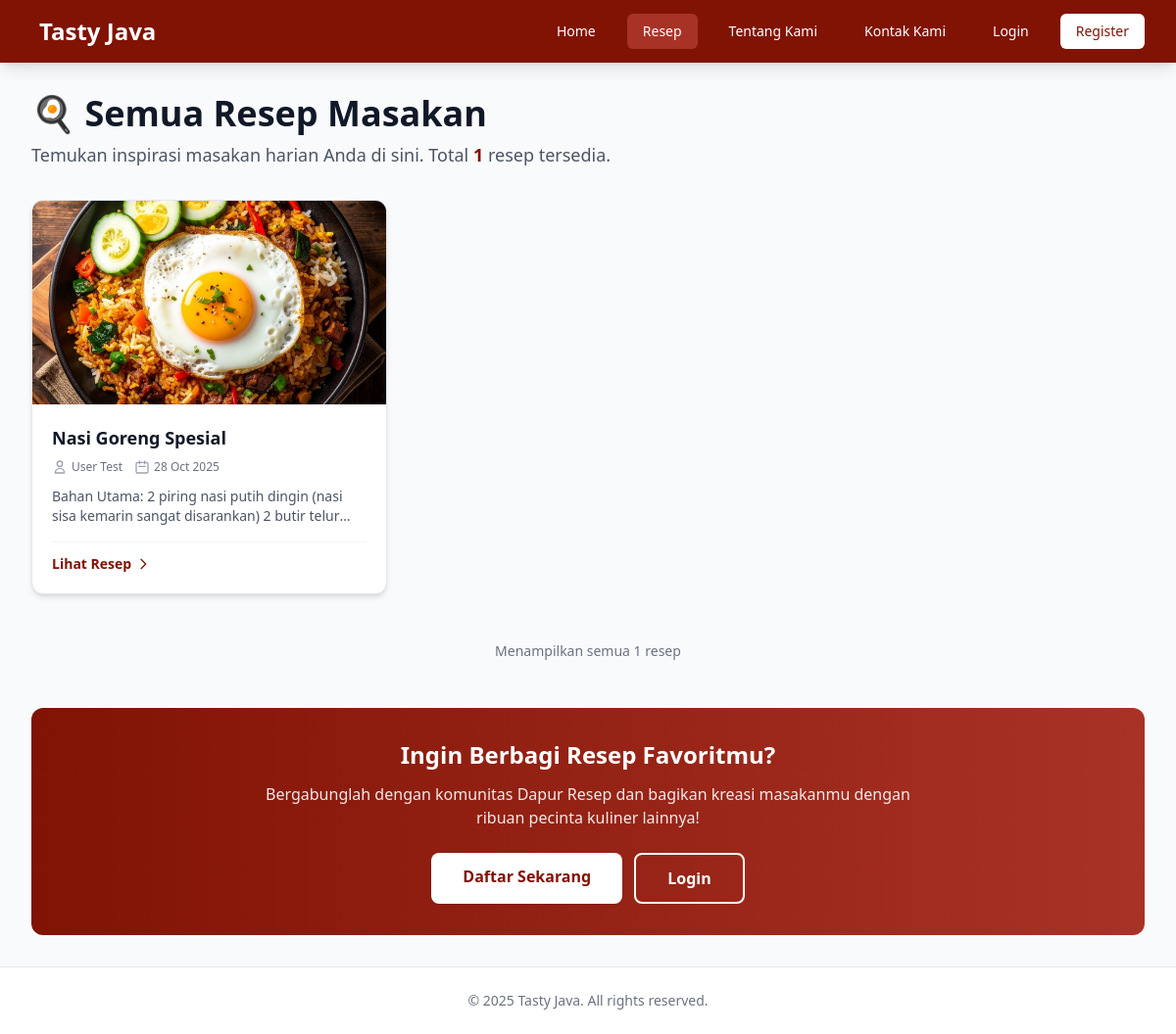
Screenshot of /public/recipes.php with the database file from the repository.
### tables this page shows
CREATE TABLE `recipes` (
  `id` INT AUTO_INCREMENT PRIMARY KEY,
  `title` VARCHAR(255) NOT NULL,
  `ingredients` TEXT NOT NULL COMMENT 'Bahan-bahan resep',
  `instructions` TEXT NOT NULL COMMENT 'Langkah-langkah pembuatan',
  `featured_image` VARCHAR(255) NULL COMMENT 'Path ke gambar masakan',
  `author_id` INT,
  `created_at` TIMESTAMP DEFAULT CURRENT_TIMESTAMP,
  FOREIGN KEY (`author_id`) REFERENCES `users`(`id`) ON DELETE SET NULL
);

CREATE TABLE `users` (
  `id` INT AUTO_INCREMENT PRIMARY KEY,
  `name` VARCHAR(100) NOT NULL,
  `email` VARCHAR(100) NOT NULL UNIQUE,
  `password_hash` VARCHAR(255) NOT NULL,
  `role` ENUM('admin', 'editor', 'user') NOT NULL DEFAULT 'user',
  `created_at` TIMESTAMP DEFAULT CURRENT_TIMESTAMP
);

### public/recipes.php (the view, shortened to what this page needs)
<?php
$page_title = 'Semua Resep Masakan';
include __DIR__ . '/_header.php';
$sql = "SELECT recipes.id, recipes.title, recipes.featured_image, recipes.ingredients,
               users.name AS author_name, recipes.created_at
        FROM recipes
        JOIN users ON recipes.author_id = users.id
        ORDER BY recipes.created_at DESC";
$result = mysqli_query($conn, $sql);
$recipes = [];
if ($result && mysqli_num_rows($result) > 0) {
    while ($row = mysqli_fetch_assoc($result)) {
        $clean_text = strip_tags($row['ingredients']);
        $clean_text = preg_replace('/\s+/', ' ', $clean_text);
        $clean_text = trim($clean_text);
        $excerpt = substr($clean_text, 0, 100) . '...';
        $recipes[] = [
            'id' => $row['id'],
            'title' => $row['title'],
            'image' => $row['featured_image'] ? '/tasty_java/' . $row['featured_image'] : 'https://images.unsplash.com/photo-1546069901-ba9599a7e63c?auto=format&fit=crop&q=80&w=600',
            'author_name' => $row['author_name'],
            'excerpt' => $excerpt,
            'created_at' => $row['created_at']
        ];
    }
}
$total_recipes = count($recipes);
?>
<div class="max-w-7xl mx-auto px-4 sm:px-6 lg:px-8 py-8">
    <div class="mb-8">
        <div class="flex flex-col md:flex-row md:items-center md:justify-between">
            <div>
                <h1 class="text-3xl md:text-4xl font-bold text-gray-900 mb-2">
                    🍳 <?php echo $page_title; ?>
                </h1>
                <p class="text-gray-600 text-lg">
                    Temukan inspirasi masakan harian Anda di sini. Total <span class="font-semibold text-primary"><?php echo $total_recipes; ?></span> resep tersedia.
                </p>
            </div>
        </div>
    </div>
    <?php if (empty($recipes)): ?>
        <div class="text-center py-16 bg-gray-50 rounded-lg">
            <svg class="mx-auto h-24 w-24 text-gray-400" fill="none" stroke="currentColor" viewBox="0 0 24 24">
                <path stroke-linecap="round" stroke-linejoin="round" stroke-width="2" d="M19 11H5m14 0a2 2 0 012 2v6a2 2 0 01-2 2H5a2 2 0 01-2-2v-6a2 2 0 012-2m14 0V9a2 2 0 00-2-2M5 11V9a2 2 0 012-2m0 0V5a2 2 0 012-2h6a2 2 0 012 2v2M7 7h10"/>
            </svg>
            <h3 class="mt-4 text-xl font-semibold text-gray-900">Belum ada resep</h3>
            <p class="mt-2 text-gray-600">Belum ada resep yang dipublikasikan saat ini.</p>
            <?php if (isset($_SESSION['user_id']) && $_SESSION['user_role'] == 'admin'): ?>
                <div class="mt-6">
                    <a href="admin/create_recipe.php"
                       class="inline-flex items-center px-6 py-3 bg-primary text-white font-medium rounded-lg shadow hover:bg-primary-dark transition duration-300">
                        <svg class="w-5 h-5 mr-2" fill="none" stroke="currentColor" viewBox="0 0 24 24">
                            <path stroke-linecap="round" stroke-linejoin="round" stroke-width="2" d="M12 4v16m8-8H4"/>
                        </svg>
                        Tambah Resep Pertama
                    </a>
                </div>
            <?php else: ?>
                <p class="mt-4 text-gray-500">Silakan login sebagai admin untuk menambah resep.</p>
            <?php endif; ?>
        </div>
    <?php else: ?>
        <div class="grid gap-6 sm:grid-cols-2 lg:grid-cols-3 xl:grid-cols-4">
            <?php foreach ($recipes as $recipe): ?>
                <article class="group bg-white rounded-xl shadow-md overflow-hidden border border-gray-200 hover:shadow-2xl hover:border-primary transition-all duration-300 transform hover:-translate-y-1">
                    <a href="recipe_detail.php?id=<?= $recipe['id'] ?>" class="block relative h-52 overflow-hidden">
                        <img src="<?= htmlspecialchars($recipe['image']) ?>"
                             alt="<?= htmlspecialchars($recipe['title']) ?>"
                             class="w-full h-full object-cover group-hover:scale-110 transition-transform duration-500">
                    </a>
                    <div class="p-5">
                        <h3 class="text-lg font-bold text-gray-900 mb-2 group-hover:text-primary transition-colors duration-300 line-clamp-2">
                            <a href="recipe_detail.php?id=<?= $recipe['id'] ?>">
                                <?= htmlspecialchars($recipe['title']) ?>
                            </a>
                        </h3>
                        <div class="flex items-center text-xs text-gray-500 mb-3">
                            <svg class="w-4 h-4 mr-1 text-gray-400" fill="none" stroke="currentColor" viewBox="0 0 24 24">
                                <path stroke-linecap="round" stroke-linejoin="round" stroke-width="2" d="M16 7a4 4 0 11-8 0 4 4 0 018 0zM12 14a7 7 0 00-7 7h14a7 7 0 00-7-7z"/>
                            </svg>
                            <span class="mr-3"><?= htmlspecialchars($recipe['author_name']) ?></span>
                            <svg class="w-4 h-4 mr-1 text-gray-400" fill="none" stroke="currentColor" viewBox="0 0 24 24">
                                <path stroke-linecap="round" stroke-linejoin="round" stroke-width="2" d="M8 7V3m8 4V3m-9 8h10M5 21h14a2 2 0 002-2V7a2 2 0 00-2-2H5a2 2 0 00-2 2v12a2 2 0 002 2z"/>
                            </svg>
                            <span><?= date('d M Y', strtotime($recipe['created_at'])) ?></span>
                        </div>
                        <p class="text-sm text-gray-600 mb-4 line-clamp-2">
                            <?= htmlspecialchars($recipe['excerpt']) ?>
                        </p>
                        <div class="flex items-center justify-between pt-3 border-t border-gray-100">
                            <a href="recipe_detail.php?id=<?= $recipe['id'] ?>"
                               class="inline-flex items-center text-primary font-semibold text-sm hover:text-primary-dark transition-colors duration-300">
                                Lihat Resep
                                <svg class="w-4 h-4 ml-1 group-hover:translate-x-1 transition-transform duration-300" fill="none" stroke="currentColor" viewBox="0 0 24 24">
                                    <path stroke-linecap="round" stroke-linejoin="round" stroke-width="2" d="M9 5l7 7-7 7"/>
                                </svg>
                            </a>
                        </div>
                    </div>
                </article>
            <?php endforeach; ?>
        </div>
        <div class="mt-12 flex justify-center">
            <p class="text-gray-500 text-sm">
                Menampilkan semua <?= $total_recipes ?> resep
            </p>
        </div>
    <?php endif; ?>
    <?php if (!isset($_SESSION['user_id'])): ?>
        <div class="mt-12 bg-gradient-to-r from-primary to-primary-dark rounded-xl p-8 text-center text-white">
            <h2 class="text-2xl font-bold mb-3">Ingin Berbagi Resep Favoritmu?</h2>
            <p class="text-white/90 mb-6 max-w-2xl mx-auto">
                Bergabunglah dengan komunitas Dapur Resep dan bagikan kreasi masakanmu dengan ribuan pecinta kuliner lainnya!
            </p>
            <div class="flex flex-col sm:flex-row gap-3 justify-center">
                <a href="register.php"
                   class="inline-block px-8 py-3 bg-white text-primary font-semibold rounded-lg shadow hover:bg-gray-100 transition duration-300">
                    Daftar Sekarang
                </a>
                <a href="login.php"
                   class="inline-block px-8 py-3 border-2 border-white text-white font-semibold rounded-lg hover:bg-white hover:text-primary transition duration-300">
                    Login
                </a>
            </div>
        </div>
    <?php endif; ?>
</div>
<?php
include __DIR__ . '/_footer.php';
?>

### rows the page displays
recipes: title "Nasi Goreng Spesial", author.name "User Test", created_at "28 Oct 2025", excerpt "Bahan Utama: 2 piring nasi putih dingin (nasi sisa kemarin sangat disarankan) 2 butir…"

### other values shown
$page_title "Semua Resep Masakan"
$total_recipes "1"
